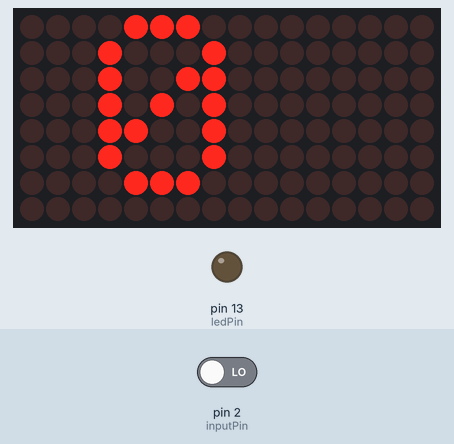
This sketch was run on a simulated Arduino Uno, built for the host (arithmetic inside an expression is 32-bit, double 64-bit). Shown: 16×8 LED matrix, output pins drawn as LEDs (lit = HIGH). Inputs (shaded band) come from the test bench; at power-on: pin 2 (inputPin) LOW. What the sketch prints to the serial monitor is not drawn.

Above: at 4.2 s.
4.3 s: pin 2 (inputPin) driven HIGH
At 5.4 s:
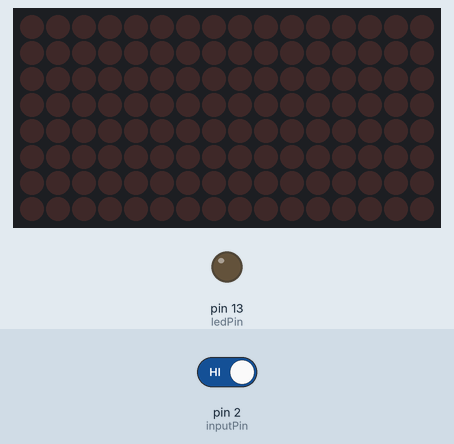
At 10.36 s:
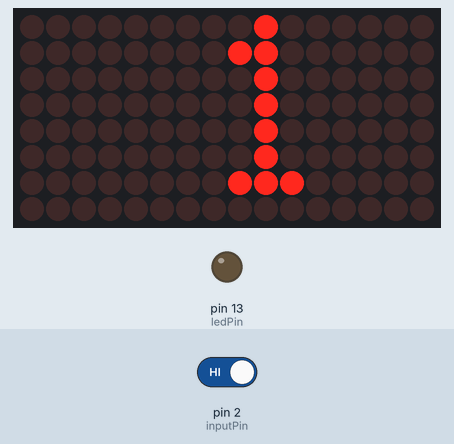
Timing chart, 0 to 11.9 s (numbered marks = the images above; inputs shaded):
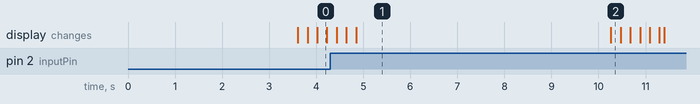

Measured:
- what the display in image 1 shows lasts 5.5 s, from 4.8 s to 10.3 s

The sketch:

Counter_Displaying_and_Storing_in_DB.ino
```cpp
/*
 * PIR sensor tester
 */
#include <Wire.h>
#include <Adafruit_GFX.h>
#include "Adafruit_LEDBackpack.h"
#include "config.h"
#include "Adafruit_MQTT.h"
#include "ArduinoHttpClient.h"


Adafruit_8x16minimatrix matrix = Adafruit_8x16minimatrix();
AdafruitIO_Feed *ioFeed = io.feed("Motion Sensor Count Tracker");


int ledPin = LED_BUILTIN;       // choose the pin for the LED
int inputPin = 2;               // choose the input pin (for PIR sensor)
int pirState = LOW;             // we start, assuming no motion detected
                    // variable for reading the pin status
int counter = 0;
int currentState = 0;
int previousState = 0;

void setup() {
  pinMode(ledPin, OUTPUT);      // declare LED as output
  pinMode(inputPin, INPUT); // declare the motion sensor data as input.

  matrix.begin(0x70);
  matrix.clear();

  Serial.begin(9600);
   while(! Serial);

  Serial.print("Connecting to Adafruit IO");

  // connect to io.adafruit.com
  io.connect();

  // wait for a connection
  while(io.status() < AIO_CONNECTED) {
    Serial.print(".");
    delay(500);
  }

  // we are connected
  Serial.println();
  Serial.println(io.statusText());

  delay(100);
}

void loop(){
  delay(2000);//every 10 second

  int currentState = digitalRead(inputPin);//getting the current state from input pin
  Serial.println("Current State Value: ");
  Serial.print(currentState);

  if (currentState == HIGH){
    //motion has been detected
    counter = counter+1;// increment counter to 1
    Serial.println("Value of Counter (inside if condition): ");
    Serial.print(counter);
      io.run();

  // save count to the 'counter' feed on Adafruit IO
  Serial.print("sending -> ");
  Serial.println(counter);
  ioFeed->save(counter);
    }


//Show it on    LED
      matrix.clear();
      matrix.setTextSize(1);
      matrix.setTextWrap(false); // makes it so the text doesn't wrap
      matrix.setTextColor(LED_ON);
      matrix.setRotation(1);
      Serial.println("Value of Counter (when showing on LED): ");
      Serial.print(counter);
      for (int8_t x=7; x>=-36; x--)
    {
      matrix.clear();
      matrix.setCursor(x,0);
      matrix.writeDisplay();

      matrix.print(counter);
      matrix.writeDisplay();
      delay(100);
    }
  }
  /*
   int val = digitalRead(inputPin);  // read input value
  if(val == HIGH) {            // check if the input is HIGH
    digitalWrite(ledPin, HIGH);  // turn LED ON
    if (pirState == LOW) {
      // we have just turned on
      Serial.println("Motion detected!");
      // We only want to print on the output change, not state
      pirState = HIGH;
    }
  } else {
    digitalWrite(ledPin, LOW); // turn LED OFF
    if (pirState == HIGH){
      // we have just turned of
      Serial.println("Motion ended!");
      // We only want to print on the output change, not state
      pirState = LOW;
    }
  }
  */
```

config.h
```cpp
/************************ Adafruit IO Config *******************************/

// visit io.adafruit.com if you need to create an account,
// or if you need your Adafruit IO key.
#define IO_USERNAME    "cafrinko"
#define IO_KEY         "e6336ed8cbe3425dae70c79c98774dce"

/******************************* WIFI **************************************/

// the AdafruitIO_WiFi client will work with the following boards:
//   - HUZZAH ESP8266 Breakout -> https://www.adafruit.com/products/2471
//   - Feather HUZZAH ESP8266 -> https://www.adafruit.com/products/2821
//   - Feather M0 WiFi -> https://www.adafruit.com/products/3010
//   - Feather WICED -> https://www.adafruit.com/products/3056

#define WIFI_SSID       "Puppet Guest"
#define WIFI_PASS       "argon4949"

// comment out the following two lines if you are using fona or ethernet
#include "AdafruitIO_WiFi.h"
AdafruitIO_WiFi io(IO_USERNAME, IO_KEY, WIFI_SSID, WIFI_PASS);


/******************************* FONA **************************************/

// the AdafruitIO_FONA client will work with the following boards:
//   - Feather 32u4 FONA -> https://www.adafruit.com/product/3027

// uncomment the following two lines for 32u4 FONA,
// and comment out the AdafruitIO_WiFi client in the WIFI section
// #include "AdafruitIO_FONA.h"
// AdafruitIO_FONA io(IO_USERNAME, IO_KEY);


/**************************** ETHERNET ************************************/

// the AdafruitIO_Ethernet client will work with the following boards:
//   - Ethernet FeatherWing -> https://www.adafruit.com/products/3201

// uncomment the following two lines for ethernet,
// and comment out the AdafruitIO_WiFi client in the WIFI section
// #include "AdafruitIO_Ethernet.h"
// AdafruitIO_Ethernet io(IO_USERNAME, IO_KEY);
```
